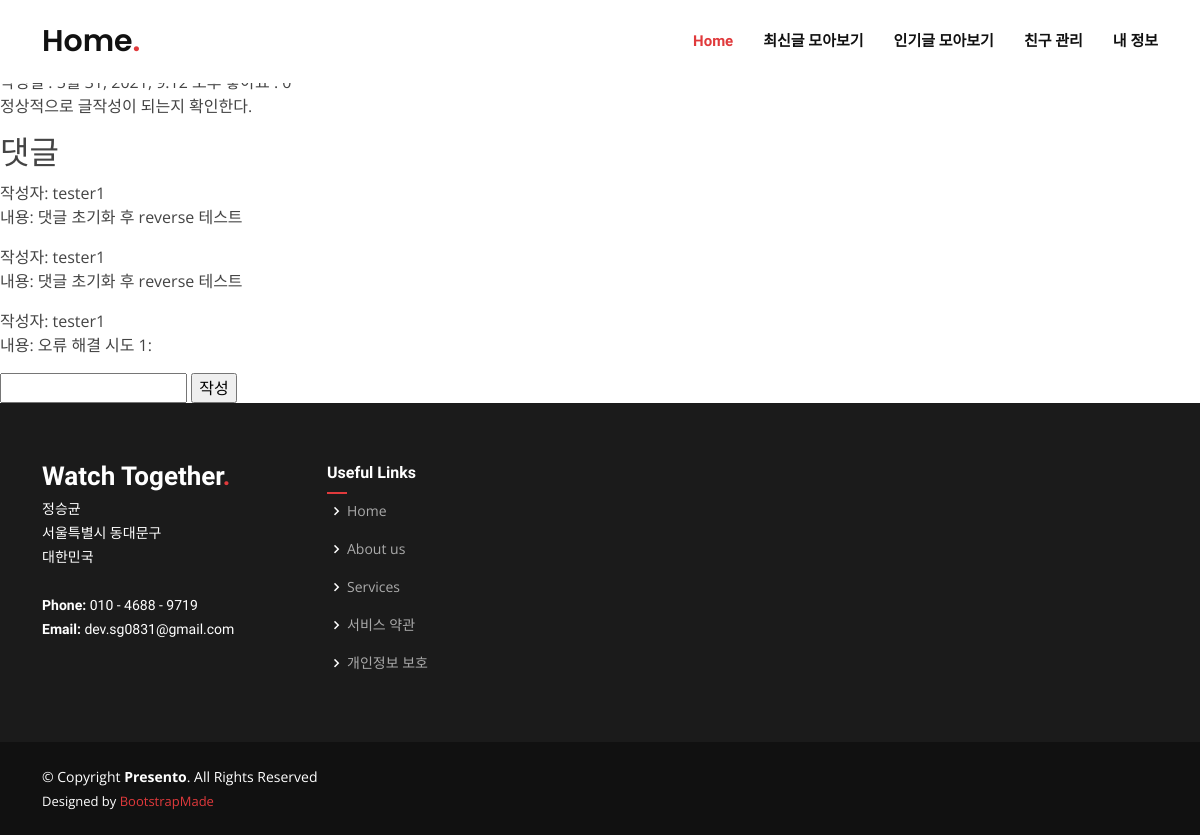
/posts/1, run on the app's committed database.
### posting/models.py (models this page shows, shortened)
class Post(models.Model):
	title = models.CharField( max_length = 80 )
	content = models.CharField( max_length = 1000 )
	created = models.DateTimeField( auto_now=True )
	updated = models.DateTimeField( auto_now_add=True )
	like_count = models.PositiveIntegerField( default=0 )
	like = models.ManyToManyField( User, related_name='like_posts', blank=True )
	user = models.ForeignKey( User, on_delete=models.CASCADE )

class Comment(models.Model):
	post = models.ForeignKey( Post, on_delete=models.CASCADE )
	user = models.ForeignKey( User, on_delete=models.CASCADE )
	content = models.CharField( max_length = 1000 )
	created = models.DateTimeField( auto_now=True )
	updated = models.DateTimeField( auto_now_add=True )
	like_count = models.PositiveIntegerField( default=0 )
	like = models.ManyToManyField( User, related_name='like_comments', blank=True )

### posting/views.py (the view)
# urls.py: path("<int:pk>", PostDetail.as_view(), name="postDetail"),
class PostDetail( DetailView ):
	model = Post

### posting/templates/posting/post_detail.html (shortened to what this page needs)
{% extends "base.html" %}
{% block content %}
	<a href="{% url "postUpdate" post.id%}"> 수정 </a>
	<a href="{% url "postDelete" post.id%}"> 삭제 </a>
	{% if user in post.like.all %}
		<a href="{% url "postLike" post.id %}"> 좋아요 취소 </a>
	{% else %}
		<a href="{% url "postLike" post.id %}"> 좋아요 </a>
	{% endif %}
	<h2> {{ post.title }} </h2>
		<p> {{ post.content }} </p>
	<h2> 댓글 </h2>
		{% for comment in post.comment_set.all %}
		<p>
			작성자: {{ comment.user }} <br>
			내용: {{ comment.content }} <br>
		</p>
		{% endfor %}
		<form method="POST" action="{% url "commentCreate" post.id %}">
			<input type="text" name="content">
			<input type="submit" value="작성">
		</form>
{% endblock %}

### static/posting/css/style.css (style rules this page uses)
body { font-family: "Open Sans", sans-serif; color: #444444; }
a { color: #e03a3c; text-decoration: none; }
h1, h2, h3, h4, h5, h6 { font-family: "Raleway", sans-serif; }

### data on the page
Post: content "정상적으로 글작성이 되는지 확인한다."
Comment: user "tester1", content "댓글 초기화 후 reverse 테스트"
Comment: user "tester1", content "댓글 초기화 후 reverse 테스트"
Comment: user "tester1", content "오류 해결 시도 1:"
